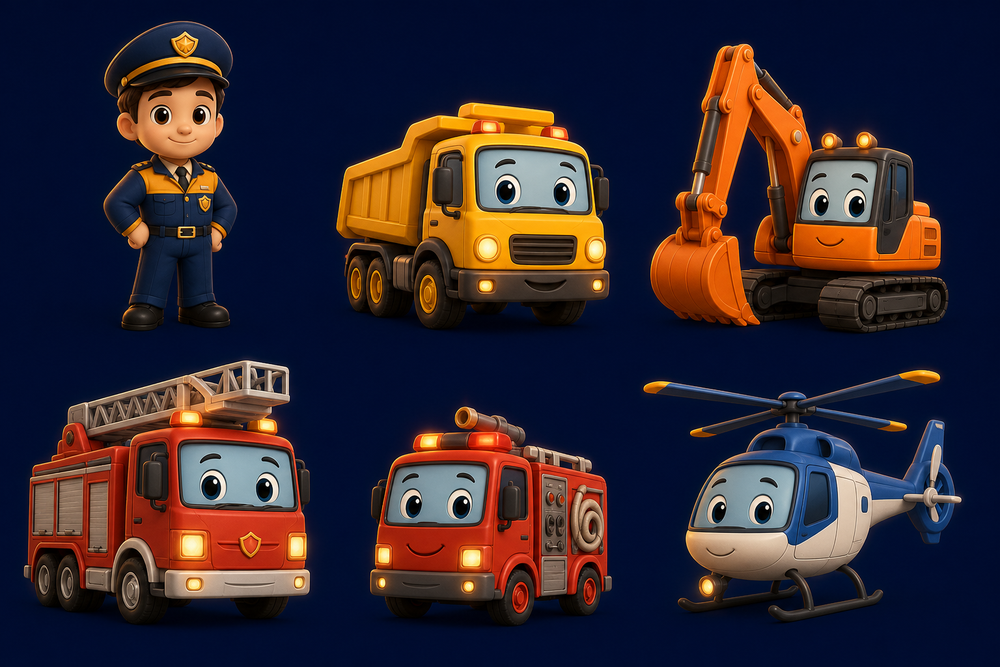
#> input picture dist/client/character-roster-v2.png, 1000 x 667 px, shrunk from 1536 x 1024 before the run, found by its file name
$ python split_character_roster.py
#> lines starting #> are read from the running program, lines starting #| are printed output that depends on the picture
from pathlib import Path
from PIL import Image

root = Path(__file__).resolve().parents[1]
source = Image.open(root / "public" / "character-roster-v2.png").convert("RGB")
#> source is the input picture: PIL image 1000x667 RGB; mean R, G, B 49, 38.9, 48.1
names = ["commander", "dali", "wawa", "gaogao", "xiaoyan", "xuanfeng"]
cell_w, cell_h = source.width // 3, source.height // 2
#> cell_w = 333; cell_h = 333
out = root / "public" / "characters"
out.mkdir(exist_ok=True)

for index, name in enumerate(names):
    col, row = index % 3, index // 3
    crop = source.crop((col * cell_w, row * cell_h, (col + 1) * cell_w, (row + 1) * cell_h))
    crop.save(out / f"{name}.webp", "WEBP", quality=92, method=6)
#> this loop made 6 passes
#> pass 1, `crop = source.crop((col * cell_w, row * cell_h, (col + 1) * cell_w, (r..`:
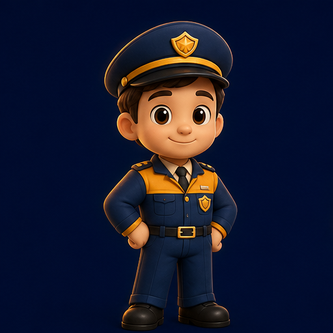
#> crop: PIL image 333x333 RGB; mean R, G, B 22.8, 25.2, 45.7
#> pass 2, `crop = source.crop((col * cell_w, row * cell_h, (col + 1) * cell_w, (r..`:
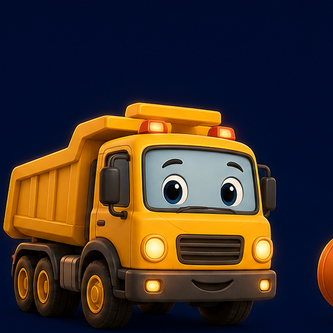
#> crop: PIL image 333x333 RGB; mean R, G, B 63, 50.1, 41.6
#> pass 3, `crop = source.crop((col * cell_w, row * cell_h, (col + 1) * cell_w, (r..`:
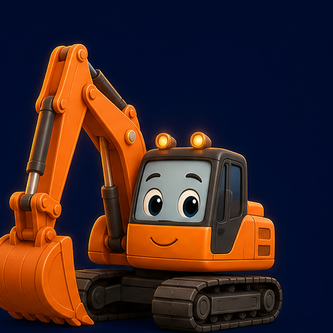
#> crop: PIL image 333x333 RGB; mean R, G, B 60.9, 38.2, 37.7
#> after the loop:
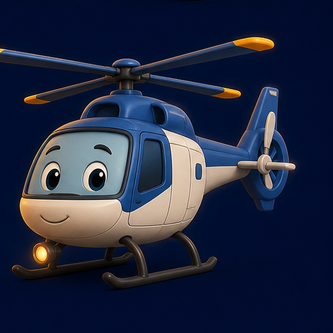
#> crop: PIL image 333x333 RGB; mean R, G, B 33.5, 41.3, 64.6

print(f"Created {len(names)} character portraits in {out}")
